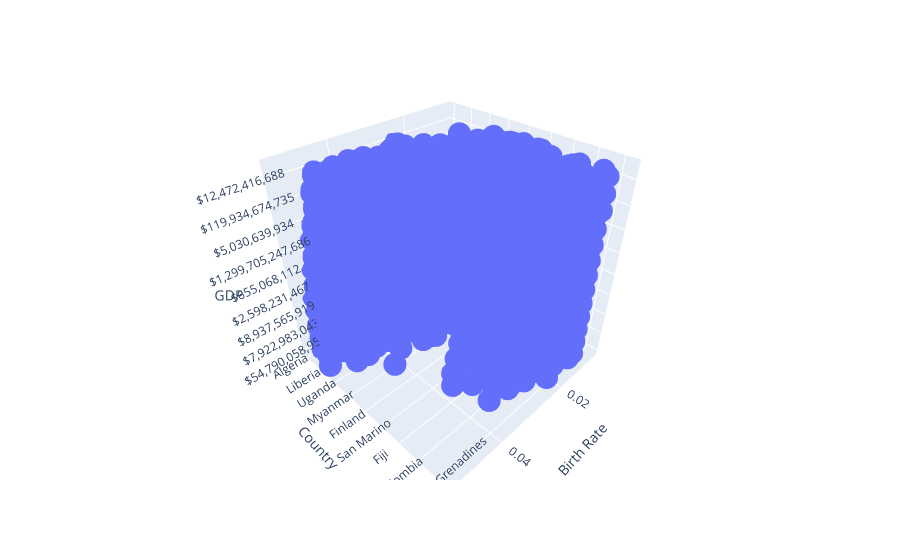

Notebook cell for this chart:
### Code cell
import plotly.express as px

# Assuming df is your DataFrame and 'x', 'y', 'z' are columns in df
fig = px.scatter_3d(df, x='Birth Rate', y='Country', z='GDP')

fig.show()

### Figure 1 — Plotly figure (JSON) as saved in the notebook; plotly's stock layout.template omitted (floating-point values rounded to 4 significant figures; data arrays with more than 128 entries replaced by an {"elided": "..."} marker saying what was removed)
{"data": [{"hovertemplate": "Birth Rate=%{x}<br>Country=%{y}<br>GDP=%{z}<extra></extra>", "legendgroup": "", "marker": {"color": "#636efa", "symbol": "circle"}, "mode": "markers", "name": "", "scene": "scene", "showlegend": false, "type": "scatter3d", "x": {"elided": "2704 float values"}, "y": {"elided": "2704 str values"}, "z": {"elided": "2704 str values"}}], "layout": {"legend": {"tracegroupgap": 0}, "margin": {"t": 60}, "scene": {"domain": {"x": [0, 1], "y": [0, 1]}, "xaxis": {"title": {"text": "Birth Rate"}}, "yaxis": {"title": {"text": "Country"}}, "zaxis": {"title": {"text": "GDP"}}}}}
